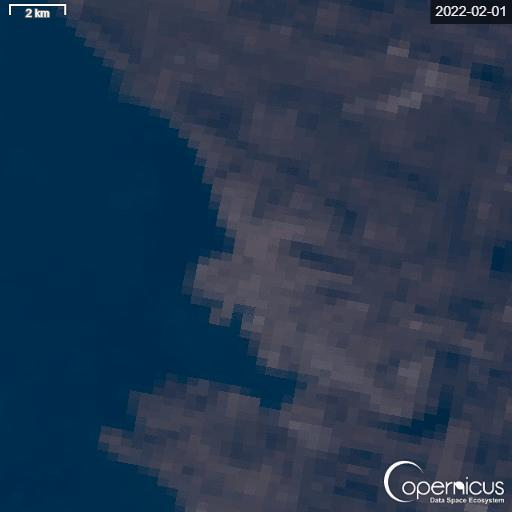
#> input picture data/images/01_02_2022.jpg, 512 x 512 px; its folder holds 4 pictures in this run
$ jupyter execute cut_images.ipynb
#> lines starting #> are read from the running program, lines starting #| are printed output that depends on the picture
[cell 1]
import os
from PIL import Image

[cell 2]
def cm_to_px(cm, dpi=96):
    """Convert centimeters to pixels"""
    return int(cm * dpi / 2.54)

def crop_image(input_path, output_path, top_cm, bottom_cm, dpi=96):
    """Crop the image from top and bottom by specified centimeters"""
#> called with input_path = 'data/images/01_02_2022.jpg', output_path = 'data/cut_images/01_02_2022.jpg', top_cm = 0.7, bottom_cm = 1.35, dpi = 96
    # Open the image
    img = Image.open(input_path)
#> img is the input picture: PIL image 512x512 RGB; mean R, G, B 36.7, 55.8, 79.5

    # Convert centimeters to pixels
    top_px = cm_to_px(top_cm, dpi)
    bottom_px = cm_to_px(bottom_cm, dpi)

    # Get the image dimensions
    width, height = img.size
#> width = 512; height = 512

    # Define the crop box
    left = 0
    top = top_px
    right = width
#> right = 512
    bottom = height - bottom_px
#> bottom = 461

    # Crop the image
    cropped_img = img.crop((left, top, right, bottom))
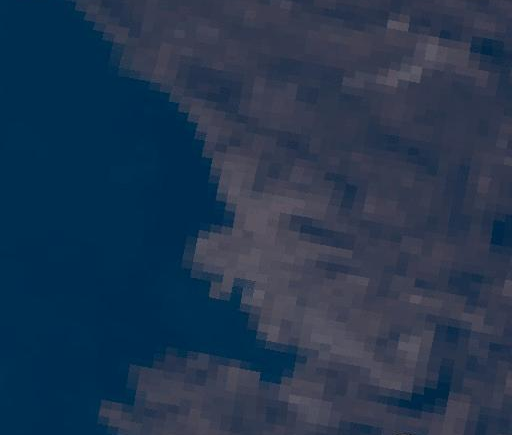
#> cropped_img: PIL image 512x435 RGB; mean R, G, B 35.3, 55, 79.1

    # Save the cropped image
    cropped_img.save(output_path)

def process_all_images(input_folder, output_folder, top_cm, bottom_cm, dpi=96):
    """Process all images in the input folder and save them to the output folder"""
    # Ensure the output folder exists
    os.makedirs(output_folder, exist_ok=True)

    # Loop through all files in the input folder
    for filename in os.listdir(input_folder):
        # Only process files that are images
        if filename.lower().endswith(('.png', '.jpg', '.jpeg', '.tiff', '.bmp', '.gif')):
            input_path = os.path.join(input_folder, filename)
            output_path = os.path.join(output_folder, filename)
            crop_image(input_path, output_path, top_cm, bottom_cm, dpi)
            print(f'Processed {filename}')
#> pass 2 of the loop in process_all_images, `for filename in os.listdir(input_folder):`:
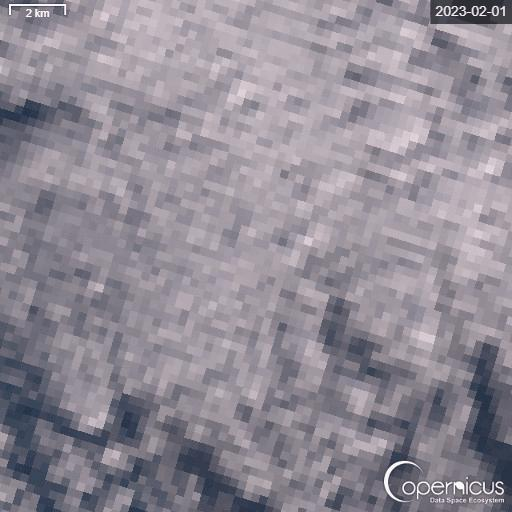
#> input picture data/images/01_02_2023.jpg, 512 x 512 px
#> in crop_image, img is the input picture: PIL image 512x512 RGB; mean R, G, B 145.1, 139.5, 149.6
#> in crop_image (call 2), `cropped_img = img.crop((left, top, right, bottom))`:
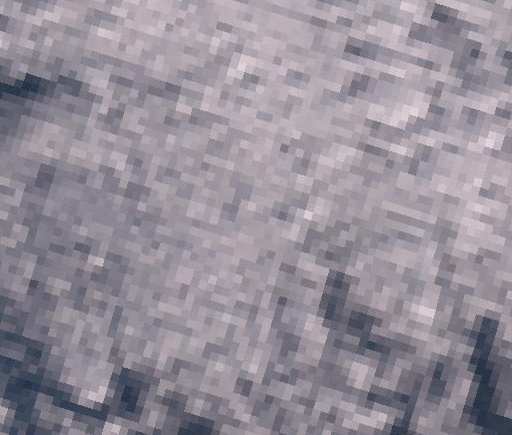
#> cropped_img: PIL image 512x435 RGB; mean R, G, B 148.7, 142.5, 152.5
#> pass 3 of the loop in process_all_images, `for filename in os.listdir(input_folder):`:
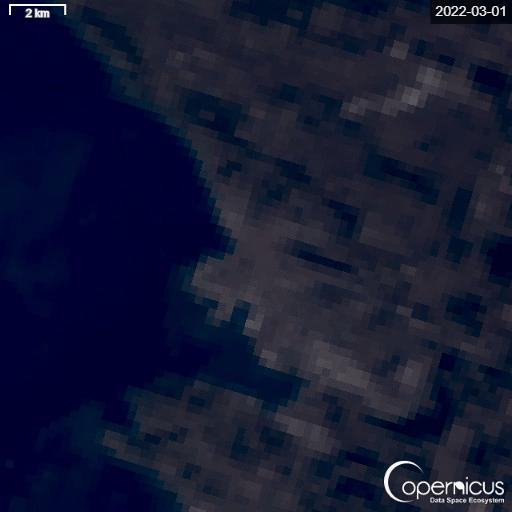
#> input picture data/images/01_03_2022.jpg, 512 x 512 px
#> in crop_image, img is the input picture: PIL image 512x512 RGB; mean R, G, B 20.2, 24.3, 50.3
#> in crop_image (call 3), `cropped_img = img.crop((left, top, right, bottom))`:
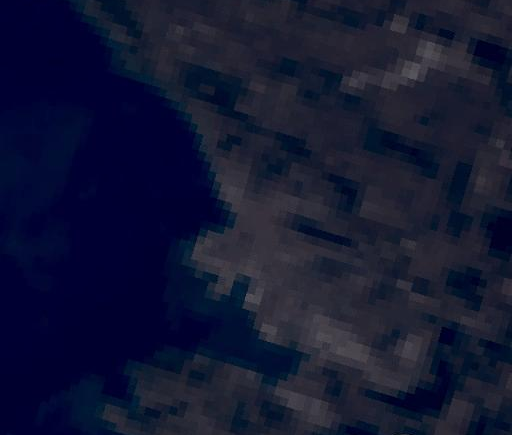
#> cropped_img: PIL image 512x435 RGB; mean R, G, B 19.2, 23, 49.7
#> the loop made 4 passes; the first 3 are shown
